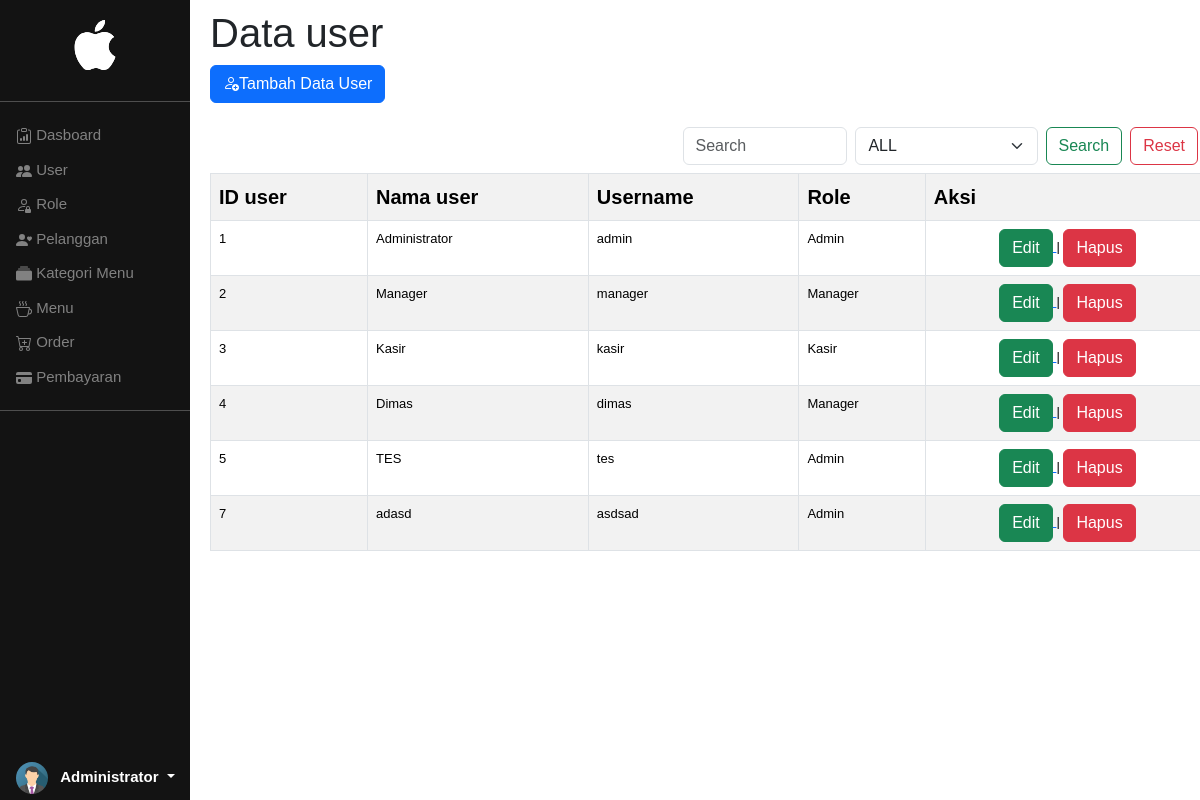
Screenshot of /master_user.php (signed in) with the database file from the repository.
### tables this page shows
CREATE TABLE `dimas_user` (
  `id_user` int(11) NOT NULL,
  `id_role` int(11) NOT NULL,
  `username` varchar(50) NOT NULL,
  `password` varchar(100) NOT NULL,
  `nama_user` varchar(50) NOT NULL
);

CREATE TABLE `dimas_nama_role` (
  `id_role` int(11) NOT NULL,
  `nama` varchar(50) NOT NULL
);

### master_user.php (the view, shortened to what this page needs)
<!DOCTYPE html>
<html>
<head>
	<link rel="stylesheet" type="text/css" href="style.css">
	<link href="https://cdn.jsdelivr.net/npm/bootstrap@5.3.2/dist/css/bootstrap.min.css" rel="stylesheet">
</head>
<body>
<?php
include"navbar.php";
 ?>
 <?php
 	$sql = "SELECT * FROM dimas_user JOIN dimas_nama_role ON dimas_user.id_role=dimas_nama_role.id_role";
 	$user = mysqli_query($conn, $sql);
  ?>
<div class="main">
<h1>Data user</h1>
<div class="mb-3">
<a class="btn btn-primary" href="Dimas_tambah_user.php"><i class="bi bi-person-add"></i>Tambah Data User</a>
</div>
<nav class="navbar" style ='width: 1000px;'>
  <div class="container-fluid" >
    <form class="d-flex" method="post">
      <input class="form-control me-2" type="search" placeholder="Search" aria-label="Search" name="search">
	  <select name="id_role" id="form-kategori" class="form-select me-2">
		<option value="">ALL</option>
	  </select>
      <button class="btn btn-outline-success me-2" type="submit" name ="submit">Search</button>
	  <button class="btn btn-outline-danger" type="submit" name ="reset">Reset</button>
    </form>
  </div>
</nav>
<table class='table table-bordered table-striped table-hover' style ='width: 1000px;'>
	<tr>
		<th>ID user</th>
		<th>Nama user</th>
		<th>Username</th>
		<th>Role</th>
		<th>Aksi</th>
	</tr>
<?php
foreach ($user as $row){ ?>
		<tr>
		<td><?= $row['id_user'] ;?></td>
		<td ><?= $row['nama_user'] ;?></td>
		<td ><?= $row['username'] ;?></td>
		<td ><?= $row['nama'] ;?></td>
		<td align="center">
			<a href="edit_user.php?id=<?=$row['id_user']?>">
			<button class="btn btn-success">Edit</button>
		</a> |
		 <a href="Dimas_hapus_user.php?id=<?=$row['id_user']?>">
		 <button class="btn btn-danger">Hapus</button>
		</a>
	</td>
	</tr>
<?php } ?>
</table>
</div>
</body>
</html>

### style.css (style rules this page uses)
th { font-size: 20px; font-family: sans-serif; }
td { font-size: 13px; font-family: sans-serif; }
.main { margin-left: 200px; padding: 3px 10px; width: 60%; }

### navbar.php (style rules this page uses)
* { font-family: sans-serif; }

### rows the page displays
dimas_user: id_user "1", nama_user "Administrator", username "admin", id_role.nama "Admin"
dimas_user: id_user "2", nama_user "Manager", username "manager", id_role.nama "Manager"
dimas_user: id_user "3", nama_user "Kasir", username "kasir", id_role.nama "Kasir"
dimas_user: id_user "4", nama_user "Dimas", username "dimas", id_role.nama "Manager"
dimas_user: id_user "5", nama_user "TES", username "tes", id_role.nama "Admin"
dimas_user: id_user "7", nama_user "adasd", username "asdsad", id_role.nama "Admin"

### other values shown
$_SESSION['nama_user'] "Administrator"
